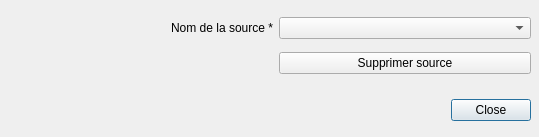
<?xml version="1.0" encoding="UTF-8"?>
<ui version="4.0">
 <class>Dialog</class>
 <widget class="QDialog" name="Dialog">
  <property name="geometry">
   <rect>
    <x>0</x>
    <y>0</y>
    <width>539</width>
    <height>137</height>
   </rect>
  </property>
  <property name="windowTitle">
   <string>Gérer les données de points d'intérêt</string>
  </property>
  <widget class="QDialogButtonBox" name="buttonBox">
   <property name="geometry">
    <rect>
     <x>350</x>
     <y>90</y>
     <width>181</width>
     <height>41</height>
    </rect>
   </property>
   <property name="orientation">
    <enum>Qt::Horizontal</enum>
   </property>
   <property name="standardButtons">
    <set>QDialogButtonBox::Close</set>
   </property>
  </widget>
  <widget class="QWidget" name="verticalLayoutWidget">
   <property name="geometry">
    <rect>
     <x>20</x>
     <y>10</y>
     <width>511</width>
     <height>71</height>
    </rect>
   </property>
   <layout class="QGridLayout" name="gridLayout">
    <item row="0" column="0">
     <widget class="QLabel" name="label">
      <property name="text">
       <string>Nom de la source *</string>
      </property>
      <property name="alignment">
       <set>Qt::AlignRight|Qt::AlignTrailing|Qt::AlignVCenter</set>
      </property>
     </widget>
    </item>
    <item row="0" column="1">
     <widget class="QComboBox" name="comboBoxSourceName"/>
    </item>
    <item row="1" column="1">
     <widget class="QPushButton" name="pushButtonDelete">
      <property name="text">
       <string>Supprimer source</string>
      </property>
     </widget>
    </item>
   </layout>
  </widget>
 </widget>
 <resources/>
 <connections>
  <connection>
   <sender>buttonBox</sender>
   <signal>accepted()</signal>
   <receiver>Dialog</receiver>
   <slot>accept()</slot>
   <hints>
    <hint type="sourcelabel">
     <x>248</x>
     <y>254</y>
    </hint>
    <hint type="destinationlabel">
     <x>157</x>
     <y>274</y>
    </hint>
   </hints>
  </connection>
  <connection>
   <sender>buttonBox</sender>
   <signal>rejected()</signal>
   <receiver>Dialog</receiver>
   <slot>reject()</slot>
   <hints>
    <hint type="sourcelabel">
     <x>316</x>
     <y>260</y>
    </hint>
    <hint type="destinationlabel">
     <x>286</x>
     <y>274</y>
    </hint>
   </hints>
  </connection>
 </connections>
</ui>
